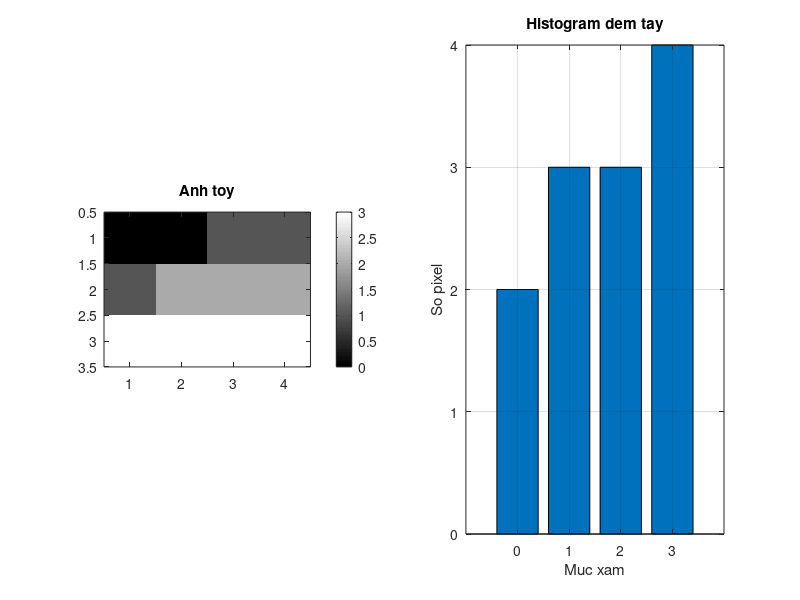

Write the MATLAB code that produced this figure.
%% LAB 1 - TINH HISTOGRAM ANH XAM
clear; close all; clc;
% Anh nho de co the tu dem tan suat tung muc xam.
I = uint8([0 0 1 1; 1 2 2 2; 3 3 3 3]);
levels = 0:3; counts = zeros(size(levels));
for k = 1:numel(levels)
    counts(k) = sum(I(:) == levels(k));
end
probability = counts / numel(I);
fprintf('Muc xam: '); disp(levels);
fprintf('So pixel: '); disp(counts);
fprintf('Xac suat: '); disp(probability);
figure('Name','Lab 1 - Histogram');
subplot(1,2,1); imagesc(I); axis image; colormap gray; colorbar; title('Anh toy');
subplot(1,2,2); bar(levels,counts); grid on; xlabel('Muc xam'); ylabel('So pixel'); title('Histogram dem tay');
